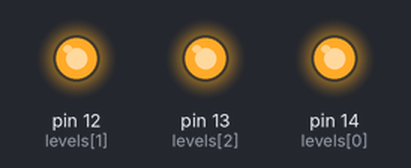
This sketch was run on a simulated Arduino Mega 2560, built with avr-gcc and run on an emulated ATmega2560. Shown: output pins drawn as LEDs (lit = HIGH). Pins used as bus, display or sensor lines are not drawn.

Above: at 0.6 s.
At 1.4 s:
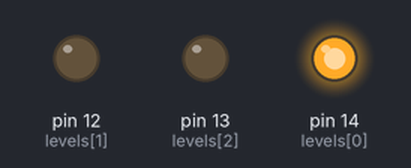
At 1.8 s:
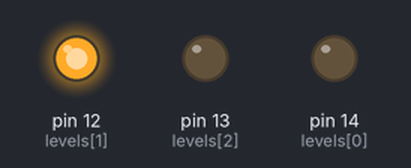
At 6.1 s:
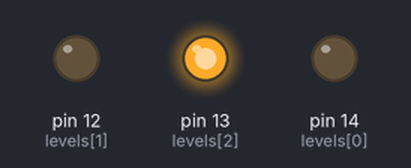
Timing chart, 0 to 9.0 s (numbered marks = the images above):
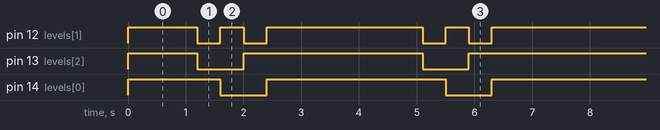

The sketch:

LED_Cube.ino
```cpp
#define NUM_COL 9
#define NUM_LEV 3
#define DELAY1 400
#define DELAY2 300

byte columns[NUM_COL] = {23, 22, 21, 19, 18, 5, 4, 2, 15};
byte levels[NUM_LEV] = {14, 12, 13};

void sequence1() {

   for(int i = 0; i < NUM_LEV; i ++)
    digitalWrite(levels[i], HIGH);
  for(int i = 0; i < 3; i ++)
    digitalWrite(columns[i], HIGH);
  delay(DELAY1);

  for(int i = 0; i < 3; i ++)
    digitalWrite(columns[i], LOW);
  for(int i = 3; i < 6; i ++)
    digitalWrite(columns[i], HIGH);
  delay(DELAY1);

  for(int i = 3; i < 6; i ++)
    digitalWrite(columns[i], LOW);
  for(int i = 6; i < 9; i ++)
    digitalWrite(columns[i], HIGH);
  delay(DELAY1);

}

void sequence2() {

  for(int i = 1; i < NUM_LEV; i ++)
    digitalWrite(levels[i], LOW);
  for(int i = 0; i < NUM_COL; i ++)
    digitalWrite(columns[i], HIGH);
  digitalWrite(levels[0], HIGH);
  delay(DELAY1);

  digitalWrite(levels[0], LOW);
  digitalWrite(levels[1], HIGH);
  delay(DELAY1);

  digitalWrite(levels[1], LOW);
  digitalWrite(levels[2], HIGH);
  delay(DELAY1);

}

void sequence3() {

  for(int i = 0; i < NUM_COL; i ++)
    digitalWrite(columns[i], LOW);
  for(int i = 0; i < NUM_LEV; i ++)
    digitalWrite(levels[i], HIGH);
  digitalWrite(columns[0], HIGH);
  delay(DELAY2);

  digitalWrite(columns[0], LOW);
  digitalWrite(columns[1], HIGH);
  digitalWrite(columns[3], HIGH);
  delay(DELAY2);

  digitalWrite(columns[1], LOW);
  digitalWrite(columns[3], LOW);
  digitalWrite(columns[2], HIGH);
  digitalWrite(columns[4], HIGH);
  digitalWrite(columns[6], HIGH);
  delay(DELAY2);

  digitalWrite(columns[2], LOW);
  digitalWrite(columns[4], LOW);
  digitalWrite(columns[6], LOW);
  digitalWrite(columns[5], HIGH);
  digitalWrite(columns[7], HIGH);
  delay(DELAY2);

  digitalWrite(columns[5], LOW);
  digitalWrite(columns[7], LOW);
  digitalWrite(columns[8], HIGH);
  delay(DELAY2);

  digitalWrite(columns[8], LOW);

}

void setup() {

  for(int i = 0; i < NUM_COL; i ++)
    pinMode(columns[i], OUTPUT);

  for(int i = 0; i < NUM_LEV; i ++)
    pinMode(levels[i], OUTPUT);

}

void loop() {

  sequence1();
  sequence2();
  sequence3();

}
```

Measured:
- by itself, pin 12 (levels[1]): repeats every 3.9 s: LOW 0.40 s, HIGH 0.40 s, LOW 0.40 s, HIGH 2.7 s
- by itself, pin 13 (levels[2]), pin 14 (levels[0]): repeats every 3.9 s: LOW 0.80 s, HIGH 3.1 s
- by itself, everything shown: repeats every 3.9 s, in 4 steps
